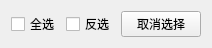
<?xml version="1.0" encoding="UTF-8"?>
<ui version="4.0">
 <class>selectWidget</class>
 <widget class="QWidget" name="selectWidget">
  <property name="geometry">
   <rect>
    <x>0</x>
    <y>0</y>
    <width>199</width>
    <height>41</height>
   </rect>
  </property>
  <property name="windowTitle">
   <string>Form</string>
  </property>
  <layout class="QHBoxLayout" name="horizontalLayout">
   <item>
    <widget class="QCheckBox" name="allCBox">
     <property name="text">
      <string>全选</string>
     </property>
    </widget>
   </item>
   <item>
    <widget class="QCheckBox" name="reverseCBox">
     <property name="text">
      <string>反选</string>
     </property>
    </widget>
   </item>
   <item>
    <widget class="QPushButton" name="cancelSelectBtn">
     <property name="text">
      <string>取消选择</string>
     </property>
    </widget>
   </item>
  </layout>
 </widget>
 <resources/>
 <connections/>
</ui>
